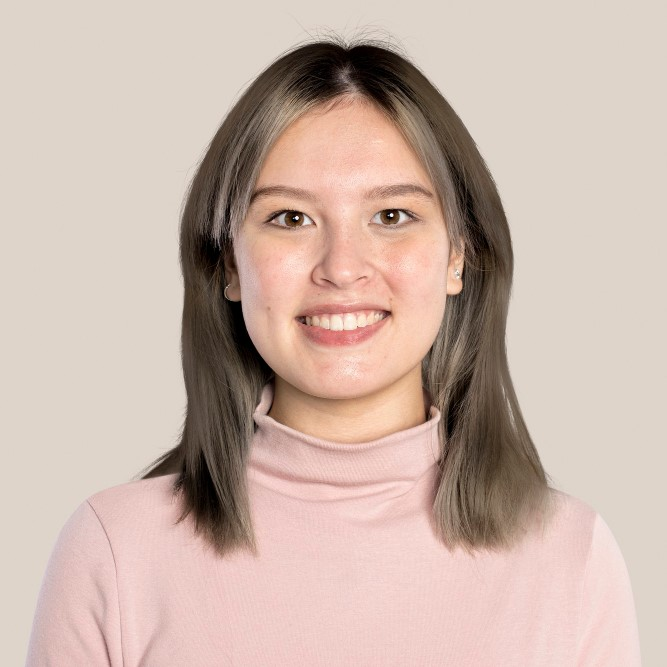
#> input picture assets/images/face_1.jpg, 667 x 667 px
$ jupyter execute '10 - 11.2. Image Morphing.ipynb'
#> lines starting #> are read from the running program, lines starting #| are printed output that depends on the picture
[cell 1]
'''

style: Markdown

# Introduction to Image Morphing

``Image Morphing'' is the process of gradually converting one image into another. This process has
been used in the past two decades in the entertainment industry, but it is also very useful in image
classification algorithms.

There are two processes in image morphing: **warp** and **morph**. The **warp** process is the
transformation of the image to a new coordinate system, while the **morph** process is the gradual
transformation of the image into another image.
'''

[cell 2]
'''
# Warp

The **warp** process is the transformation of the image to a new coordinate system. This process
requires ``fiducial points'' in the image, which are points that are used to define the transformation.
``Fiducial Points'' are the anchor points within the image that guides the warp. Commonly, these points
are located at important features such as corners and edges. In face algorithms, these points are located
at the eyes, nose, and mouth.
'''

[cell 3]
import os
import numpy as np
import cv2
import matplotlib.pyplot as plt
import matplotlib.patches as patches

# Asset Root
asset_root = os.path.join(os.getcwd(), '../../assets')

# Image Path
image_path = os.path.join(asset_root, 'images', 'face_1.jpg')

# Read Image and convert to RGB
input_image = cv2.cvtColor(cv2.imread(image_path), cv2.COLOR_BGR2RGB)

# Display Both Image
plt.figure("Image Morphing", figsize=(10, 10))

plt.imshow(input_image)
plt.title("Original Image")
plt.axis('off')

plt.show()

[cell 4]
# Apply Warp

# Define Fiducial Points
fiducial_points = np.array([
    [0, 0], [0, 100], [100, 0], [100, 100]
])

# Define New Points
new_points = np.array([
    [0, 0], [0, 200], [200, 0], [200, 200]
])

# Compute Transformation Matrix
transformation_matrix = cv2.getPerspectiveTransform(fiducial_points.astype(np.float32), new_points.astype(np.float32))

# Apply Transformation
warped_image = cv2.warpPerspective(input_image, transformation_matrix, (200, 200))
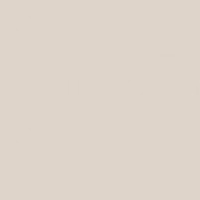
#> warped_image: shape (200, 200, 3); mean R, G, B 222, 212, 202

# Display Both Image
plt.figure("Image Morphing", figsize=(10, 10))

plt.subplot(1, 2, 1)
plt.imshow(input_image)
plt.title("Original Image")
plt.axis('off')

plt.subplot(1, 2, 2)
plt.imshow(warped_image)
plt.title("Warped Image")
plt.axis('off')

plt.show()
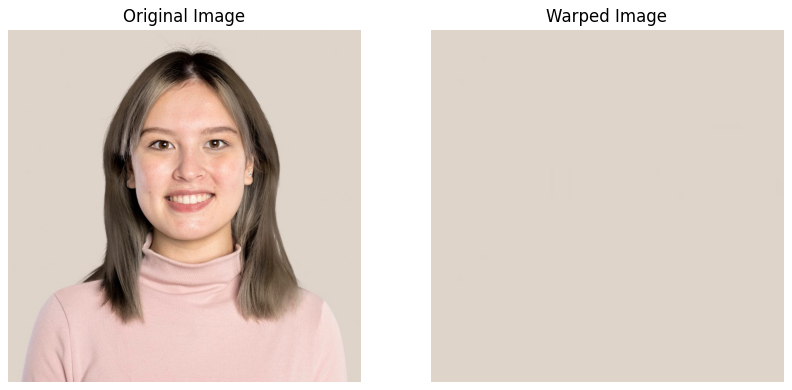
#> figure drawn by matplotlib, 2 panels

$ run again, with assets/images/face_2.jpg copied over assets/images/face_1.jpg
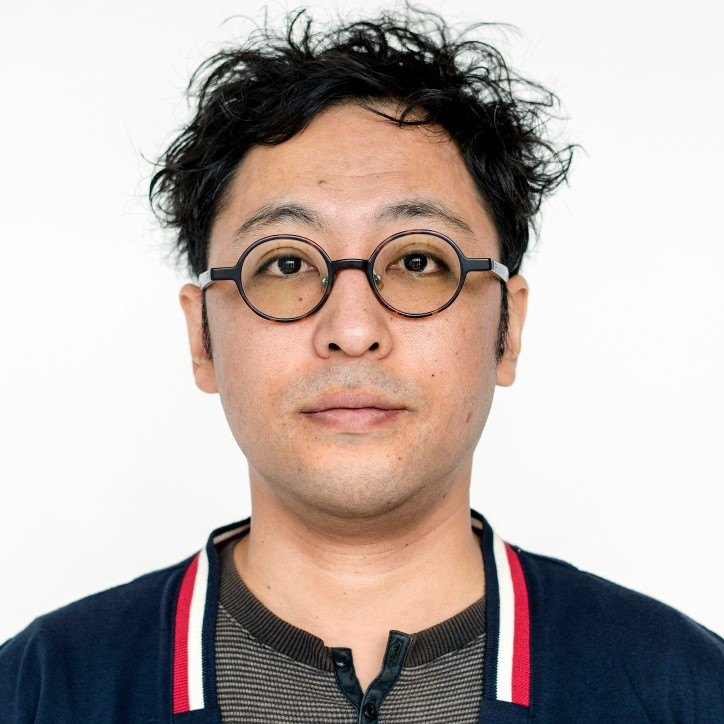
#> input picture assets/images/face_2.jpg, 724 x 724 px
#> `plt.show()`:
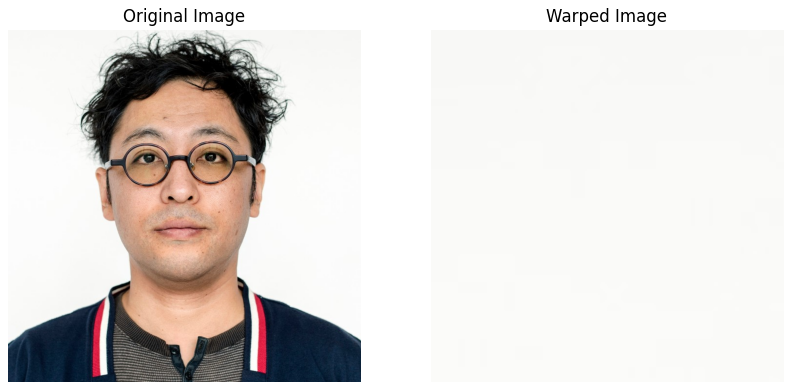
#> figure drawn by matplotlib, 2 panels
